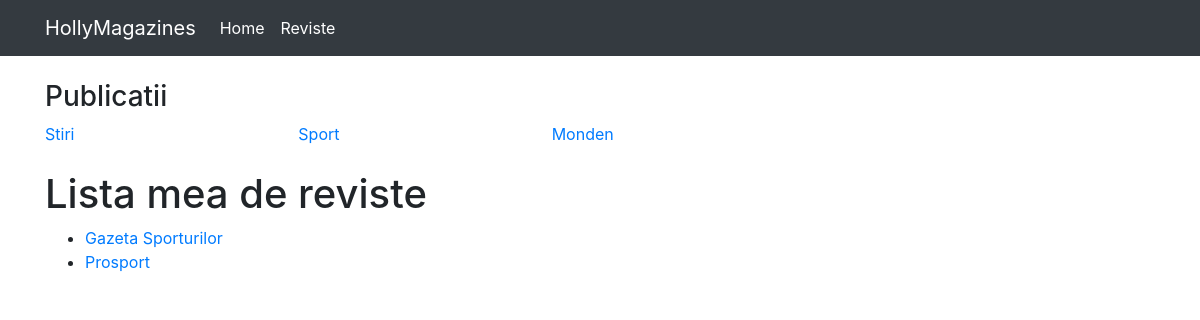
Screenshot of /reviste/Sport with the database file from the repository.
### hollymagazines/models.py (models this page shows, shortened)
class Publicatie(Model):
    class Meta:
        verbose_name_plural="Publicatii"
    name = CharField(max_length=128)
    description = TextField(editable=False, default="")
    slug = SlugField(unique=True, editable=False, default="")

class Revista(Model):
    class Meta:
        verbose_name_plural="Reviste"
    title = CharField(max_length=128)
    publicatie = ForeignKey(Publicatie, on_delete=DO_NOTHING)
    released = DateField()
    description = TextField()
    created = DateTimeField(auto_now_add=True)
    slug = SlugField(unique=True, editable=False)

### hollymagazines/views.py (the view)
# urls.py: path('reviste/<str:pub_name>', list_reviste_pub, name='list_reviste_pub'),
def list_reviste_pub(request, pub_name):
    publicatii = Publicatie.objects.all()
    publicatie = Publicatie.objects.get(name=pub_name)
    reviste = Revista.objects.filter(publicatie=publicatie)
    return render(
        request, template_name='lista_reviste.html',
        context={'publicatii': publicatii, 'reviste': reviste})

### hollymagazines/templates/lista_reviste.html
{% extends 'base.html' %}
{% block content %}
<div class="pt-4">
    <h3>Publicatii</h3>
    <div class="row mb-4">
        {% for p in publicatii %}
        <div class="col">
           <a href="{% url 'list_reviste_pub' p.name %}">{{ p.name }}</a>
        </div>
        {% endfor %}
    </div>
    <h1>Lista mea de reviste</h1>
    <ul>
        {% for rev in reviste %}
        <li>
            <a href="{% url 'revista_detail' rev.slug %}">{{ rev.title }} </a>
        </li>
        {% endfor %}
    </ul>
</div>
{% endblock %}

### rows the page displays
Publicatie: name "Stiri"
Publicatie: name "Sport"
Publicatie: name "Monden"
Revista: title "Gazeta Sporturilor"
Revista: title "Prosport"
